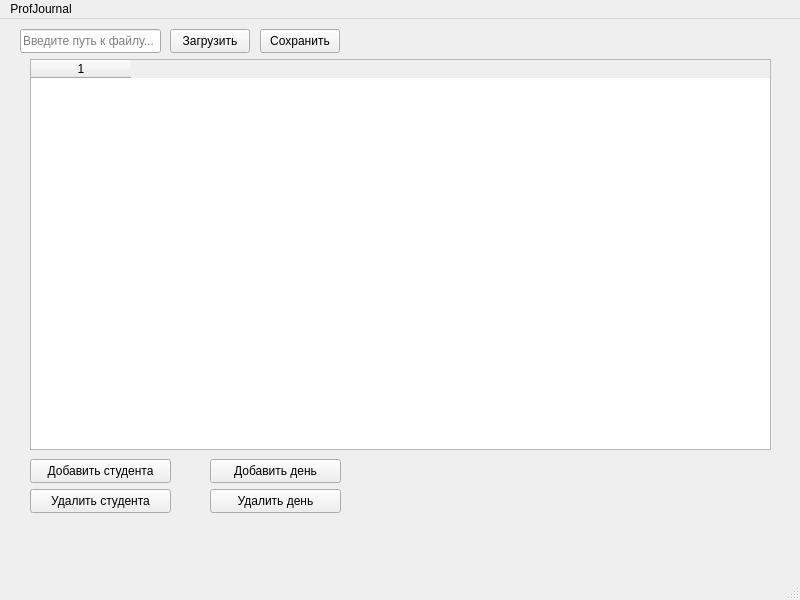
<?xml version="1.0" encoding="UTF-8"?>
<ui version="4.0">
 <class>MainWindow</class>
 <widget class="QMainWindow" name="MainWindow">
  <property name="geometry">
   <rect>
    <x>0</x>
    <y>0</y>
    <width>800</width>
    <height>600</height>
   </rect>
  </property>
  <property name="windowTitle">
   <string>MainWindow</string>
  </property>
  <widget class="QWidget" name="centralwidget">
   <widget class="QLineEdit" name="lineEditFilePath">
    <property name="geometry">
     <rect>
      <x>20</x>
      <y>10</y>
      <width>141</width>
      <height>24</height>
     </rect>
    </property>
    <property name="placeholderText">
     <string>Введите путь к файлу...</string>
    </property>
   </widget>
   <widget class="QTableWidget" name="tableWidgetStudents">
    <property name="geometry">
     <rect>
      <x>30</x>
      <y>40</y>
      <width>741</width>
      <height>391</height>
     </rect>
    </property>
    <property name="sizePolicy">
     <sizepolicy hsizetype="Expanding" vsizetype="Expanding">
      <horstretch>0</horstretch>
      <verstretch>0</verstretch>
     </sizepolicy>
    </property>
    <property name="rowCount">
     <number>0</number>
    </property>
    <property name="columnCount">
     <number>1</number>
    </property>
    <column/>
   </widget>
   <widget class="QPushButton" name="buttonLoad">
    <property name="geometry">
     <rect>
      <x>170</x>
      <y>10</y>
      <width>80</width>
      <height>24</height>
     </rect>
    </property>
    <property name="text">
     <string>Загрузить</string>
    </property>
   </widget>
   <widget class="QPushButton" name="buttonSave">
    <property name="geometry">
     <rect>
      <x>260</x>
      <y>10</y>
      <width>80</width>
      <height>24</height>
     </rect>
    </property>
    <property name="text">
     <string>Сохранить</string>
    </property>
   </widget>
   <widget class="QPushButton" name="buttonAddStudent">
    <property name="geometry">
     <rect>
      <x>30</x>
      <y>440</y>
      <width>141</width>
      <height>24</height>
     </rect>
    </property>
    <property name="text">
     <string>Добавить студента</string>
    </property>
   </widget>
   <widget class="QPushButton" name="buttonRemoveStudent">
    <property name="geometry">
     <rect>
      <x>30</x>
      <y>470</y>
      <width>141</width>
      <height>24</height>
     </rect>
    </property>
    <property name="text">
     <string>Удалить студента</string>
    </property>
   </widget>
   <widget class="QPushButton" name="buttonAddSubject">
    <property name="geometry">
     <rect>
      <x>210</x>
      <y>440</y>
      <width>131</width>
      <height>24</height>
     </rect>
    </property>
    <property name="text">
     <string>Добавить день</string>
    </property>
   </widget>
   <widget class="QPushButton" name="buttonRemoveSubject">
    <property name="geometry">
     <rect>
      <x>210</x>
      <y>470</y>
      <width>131</width>
      <height>24</height>
     </rect>
    </property>
    <property name="text">
     <string>Удалить день</string>
    </property>
   </widget>
  </widget>
  <widget class="QMenuBar" name="menubar">
   <property name="geometry">
    <rect>
     <x>0</x>
     <y>0</y>
     <width>800</width>
     <height>21</height>
    </rect>
   </property>
   <widget class="QMenu" name="menuProfJournal">
    <property name="title">
     <string>ProfJournal</string>
    </property>
   </widget>
   <addaction name="menuProfJournal"/>
  </widget>
  <widget class="QStatusBar" name="statusbar"/>
 </widget>
 <resources/>
 <connections/>
</ui>
